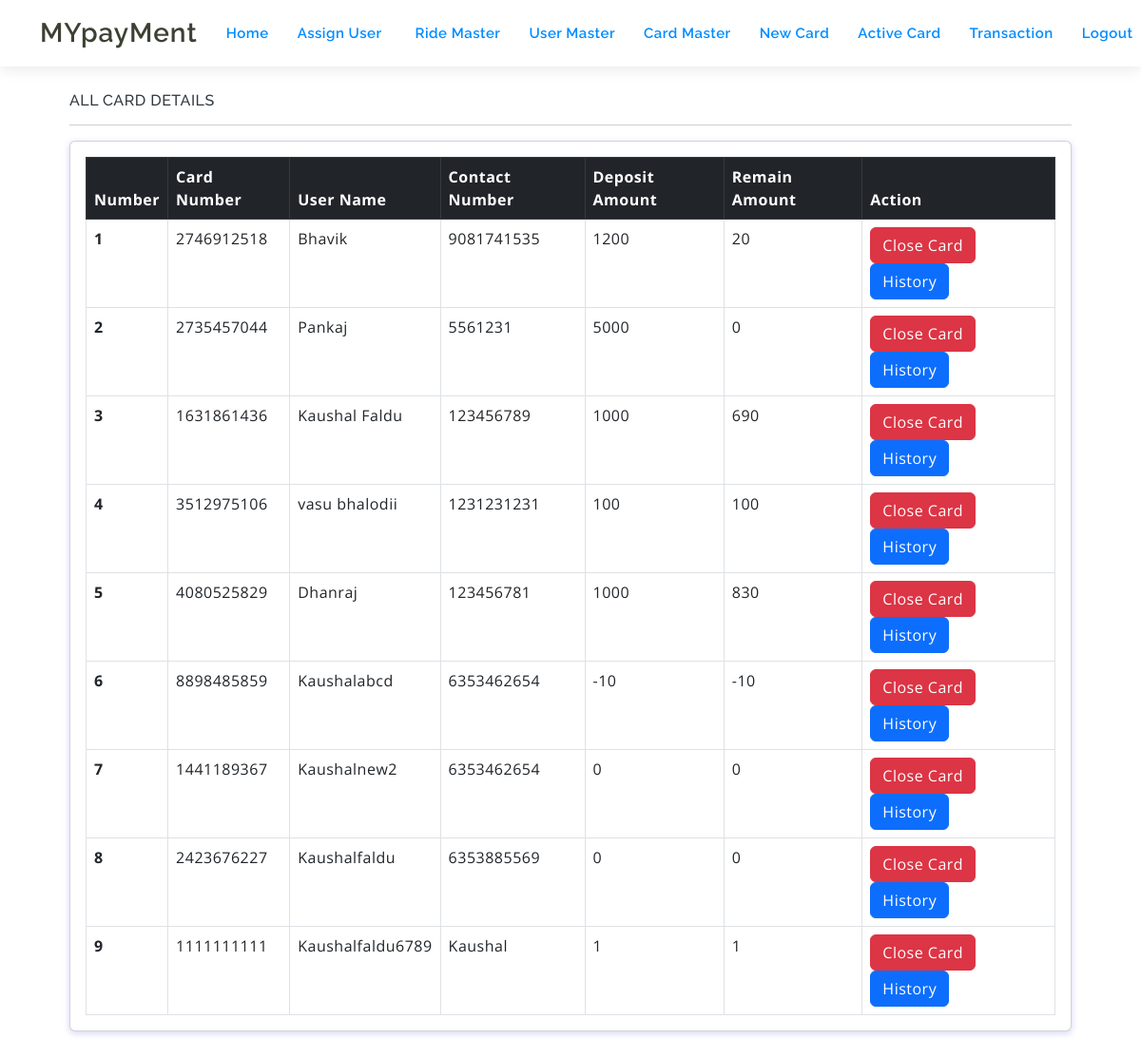
Screenshot of /activecard.php (signed in) with the database file from the repository.
### tables this page shows
CREATE TABLE `transaction` (
  `id` int(11) NOT NULL,
  `user_id` int(11) NOT NULL,
  `card_id` int(11) NOT NULL,
  `date_open` datetime NOT NULL,
  `diposite_amount` int(11) NOT NULL,
  `remaining_amount` int(11) NOT NULL,
  `closeing_date` datetime NOT NULL
);

CREATE TABLE `card_master` (
  `card_id` int(11) NOT NULL,
  `card_number` varchar(255) NOT NULL
);

CREATE TABLE `user_mater` (
  `user_id` int(11) NOT NULL,
  `user_name` varchar(255) NOT NULL,
  `user_amount` int(11) NOT NULL,
  `user_number` varchar(255) NOT NULL,
  `user_city` varchar(255) NOT NULL
);

CREATE TABLE `history` (
  `id` int(11) NOT NULL,
  `user_id` varchar(255) NOT NULL,
  `ride_id` varchar(255) NOT NULL,
  `Machine_id` varchar(255) NOT NULL,
  `date_time` datetime NOT NULL,
  `close_date` date NOT NULL,
  `dabite` int(11) NOT NULL,
  `cradit` int(11) NOT NULL,
  `current` int(11) NOT NULL,
  `history_id` varchar(255) NOT NULL
);

### activecard.php (the view, shortened to what this page needs)
<?php
if(isset($_SESSION['id'])){
?>
<!doctype html>
<html lang="en">
<head>
	<link href="assets/plugins/simplebar/css/simplebar.css" rel="stylesheet" />
	<link href="assets/plugins/perfect-scrollbar/css/perfect-scrollbar.css" rel="stylesheet" />
	<link href="assets/plugins/metismenu/css/metisMenu.min.css" rel="stylesheet" />
	<link href="assets/css/bootstrap.min.css" rel="stylesheet">
	<link href="assets/css/bootstrap-extended.css" rel="stylesheet">
	<link href="assets/css/app.css" rel="stylesheet">
	<link href="assets/css/icons.css" rel="stylesheet">
	<link rel="stylesheet" href="assets/css/dark-theme.css" />
	<link rel="stylesheet" href="assets/css/semi-dark.css" />
	<link rel="stylesheet" href="assets/css/header-colors.css" />
</head>
<body>
	<div class="wrapper">
		<?php
			include 'top-nav.php';
			include 'conn.php';
function get_one_record($table,$field,$value){
	global $conn;
	$sql = mysqli_query($conn,"select * from $table where BINARY $field = BINARY '$value'");
	$row = mysqli_fetch_assoc($sql);
	return $row;
}
		?>
		<div class="conatiner" style="margin-top: 6%;">
			<div class="page-content">
				<div class="row">
					<div class="col-xl-11 mx-auto">
						<h6 class="mb-0 text-uppercase">All Card Details</h6>
						<hr/>
						<div class="card">
							<div class="card-body">
								<table class="table table-bordered mb-0">
									<thead class="table-dark">
										<tr>
											<th scope="col">Number</th>
											<th scope="col">Card Number</th>
											<th scope="col">User Name</th>
											<th scope="col">Contact Number</th>
											<th scope="col">Deposit Amount</th>
											<th scope="col">Remain Amount</th>
											<th scope="col">Action</th>
										</tr>
									</thead>
									<tbody>
									    <?php
									        $sql = mysqli_query($conn, "SELECT * FROM `transaction` where closeing_date = '0000-00-00'");
									        $count = 1;
									        while($row = mysqli_fetch_assoc($sql)){
												$card = get_one_record('card_master','card_id',$row['card_id']);
												$user = get_one_record('user_mater','user_id',$row['user_id']);
									    ?>
										<tr>
											<th scope="row"><?=$count;?></th>
											<td><?=$card['card_number'];?></td>
											<td><?=$user['user_name'];?></td>
											<td><?=$user['user_number'];?></td>
											<td><?=$row['diposite_amount'];?></td>
											<td><?php
											$lastid = mysqli_query($conn,"select * from history where user_id = '".$row['user_id']."' AND history_id = '".$row['id']."' AND Machine_id = '".$card['card_id']."' ORDER BY id DESC LIMIT 1");
											if(mysqli_num_rows($lastid) > 0){
												$lrow = mysqli_fetch_assoc($lastid);
												echo $lrow['current'];
											}else{
												echo 0;
											}
											?></td>
											<td><button class="btn btn-danger" onclick="closecard(<?=$row['id']?>)">Close Card</button> <a class="btn btn-primary" href="transaction_active.php?id=<?=$row['id']?>">History</a></td>
										</tr>
                                        <?php
                                            $count++;
									        }
                                        ?>
									</tbody>
								</table>
							</div>
						</div>
					</div>
				</div>
			</div>
		</div>
	</div>
</body>
</html>
<?php
}
else
{
    header("Location: index.php?error=Login again");
}
?>

### top-nav.php (shortened to what this page needs)
<!DOCTYPE html>
<html lang="en">
<head>
  <link href="assets/vendor/aos/aos.css" rel="stylesheet">
  <link href="assets/vendor/bootstrap/css/bootstrap.min.css" rel="stylesheet">
  <link href="assets/vendor/bootstrap-icons/bootstrap-icons.css" rel="stylesheet">
  <link href="assets/vendor/boxicons/css/boxicons.min.css" rel="stylesheet">
  <link href="assets/vendor/glightbox/css/glightbox.min.css" rel="stylesheet">
  <link href="assets/vendor/swiper/swiper-bundle.min.css" rel="stylesheet">
  <link href="assets/css/style.css" rel="stylesheet">
</head>
<header id="header" class="fixed-top d-flex align-items-center">
    <div class="container d-flex align-items-center justify-content-between">
      <div class="logo">
        <h1 class="text-light"><a href="tmp.php">MYpayMent</a></h1>
      </div>
      <nav id="navbar" class="navbar">
        <ul>
          <li><a class="active" href="tmp.php">Home</a></li>
          <li class="dropdown"><a href="contoller.php"><span>Assign User</span> <i class=""></i></a>
          </li>
          <li><a href="ridemaster.php">Ride Master</a></li>
          <li><a href="usermaster.php">User Master</a></li>
          <li><a href="cardmaster.php">Card Master</a></li>
          <li><a href="newCard.php">New Card</a></li>
          <li><a href="activecard.php">Active Card</a></li>
          <li><a href="transaction_api.php">Transaction</a></li>
          <li><a href="logout.php">Logout</a></li>
        </ul>
      </nav>
    </div>
  </header>

### assets/css/app.css (style rules this page uses)
body { font-size: 14px; color: #4c5258; letter-spacing: .5px; background: #f7f7ff; overflow-x: hidden; font-family: Roboto, sans-serif }
a { text-decoration: none }
.wrapper { width: 100%; position: relative }
.page-content { padding: 1.5rem 1.5rem 0.7rem 1.5rem }

### assets/css/style.css (style rules this page uses)
body { font-family: "Open Sans", sans-serif; color: #444444; }
a { color: #008cff; text-decoration: none; }
h1, h2, h3, h4, h5, h6 { font-family: "Raleway", sans-serif; }
#header { height: 70px; z-index: 997; transition: all 0.5s ease-in-out; background: #fff; box-shadow: 0px 2px 15px rgba(0, 0, 0, 0.1); }
#header .logo h1 { font-size: 28px; margin: 0; line-height: 0; font-weight: 600; letter-spacing: 1px; }
#header .logo h1 a, #header .logo h1 a:hover { color: #3c4133; text-decoration: none; }
.navbar { padding: 0; }
.navbar ul { margin: 0; padding: 0; display: flex; list-style: none; align-items: center; }
.navbar li { position: relative; }
.navbar a, .navbar a:focus { display: flex; align-items: center; justify-content: space-between; padding: 10px 0 10px 30px; font-family: "Raleway", sans-serif; font-size: 15px; font-weight: 600; color: #008cff; white-space: nowrap; transition: 0.3s; }
.navbar a:hover, .navbar .active, .navbar .active:focus, .navbar li:hover>a { color: #008cff; }

### rows the page displays
transaction: card.card_number "2746912518", user_mater.user_name "Bhavik", user_mater.user_number "9081741535", diposite_amount "1200", history.current "20"
transaction: card.card_number "2735457044", user_mater.user_name "Pankaj", user_mater.user_number "5561231", diposite_amount "5000", history.current "0"
transaction: card.card_number "1631861436", user_mater.user_name "Kaushal Faldu", user_mater.user_number "123456789", diposite_amount "1000", history.current "690"
transaction: card.card_number "3512975106", user_mater.user_name "vasu bhalodii", user_mater.user_number "1231231231", diposite_amount "100", history.current "100"
transaction: card.card_number "4080525829", user_mater.user_name "Dhanraj", user_mater.user_number "123456781", diposite_amount "1000", history.current "830"
transaction: card.card_number "8898485859", user_mater.user_name "Kaushalabcd", user_mater.user_number "6353462654", diposite_amount "-10", history.current "-10"
transaction: card.card_number "1441189367", user_mater.user_name "Kaushalnew2", user_mater.user_number "6353462654", diposite_amount "0", history.current "0"
transaction: card.card_number "2423676227", user_mater.user_name "Kaushalfaldu", user_mater.user_number "6353885569", diposite_amount "0", history.current "0"
transaction: card.card_number "1111111111", user_mater.user_name "Kaushalfaldu6789", user_mater.user_number "Kaushal", diposite_amount "1", history.current "1"
